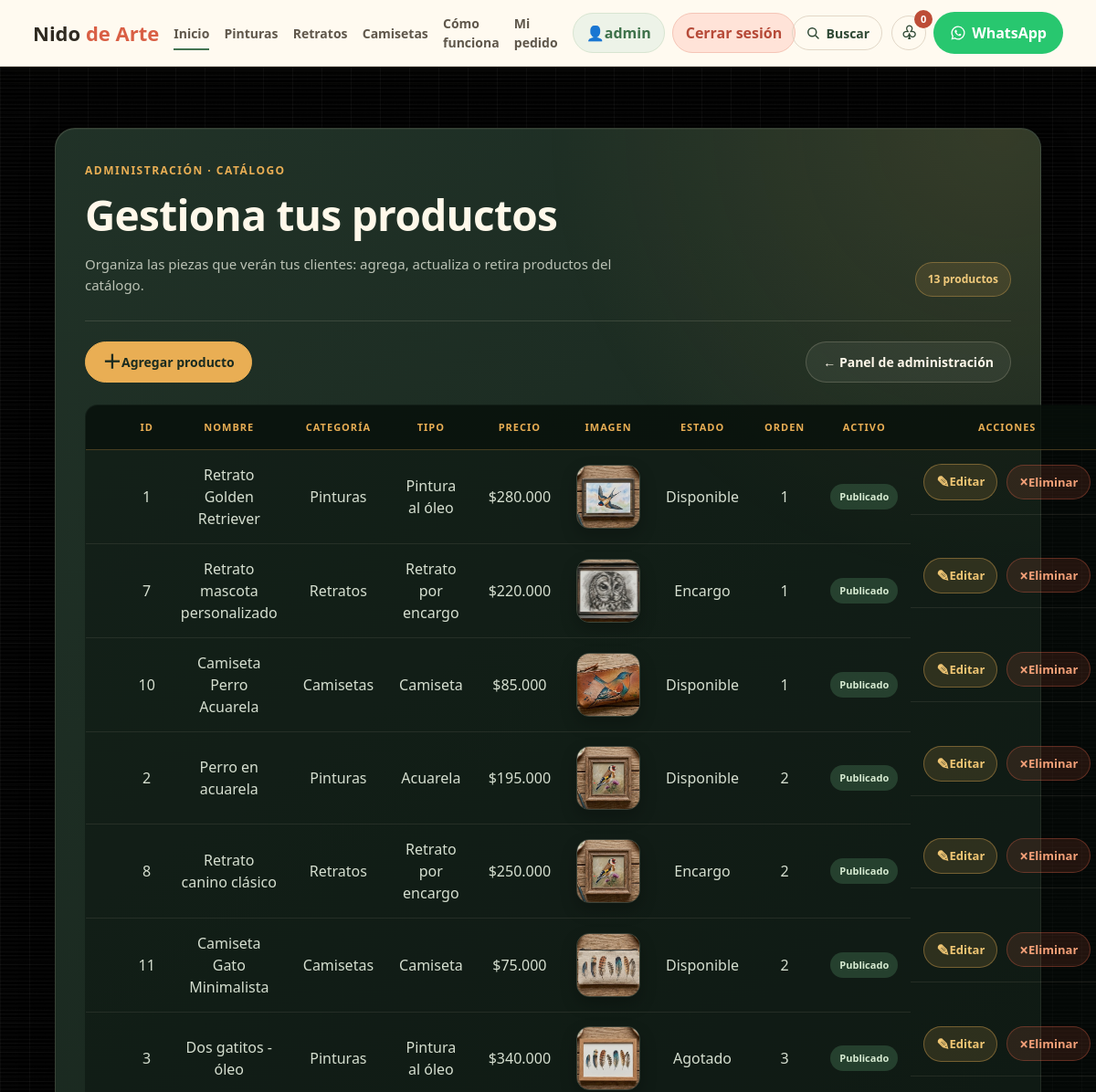
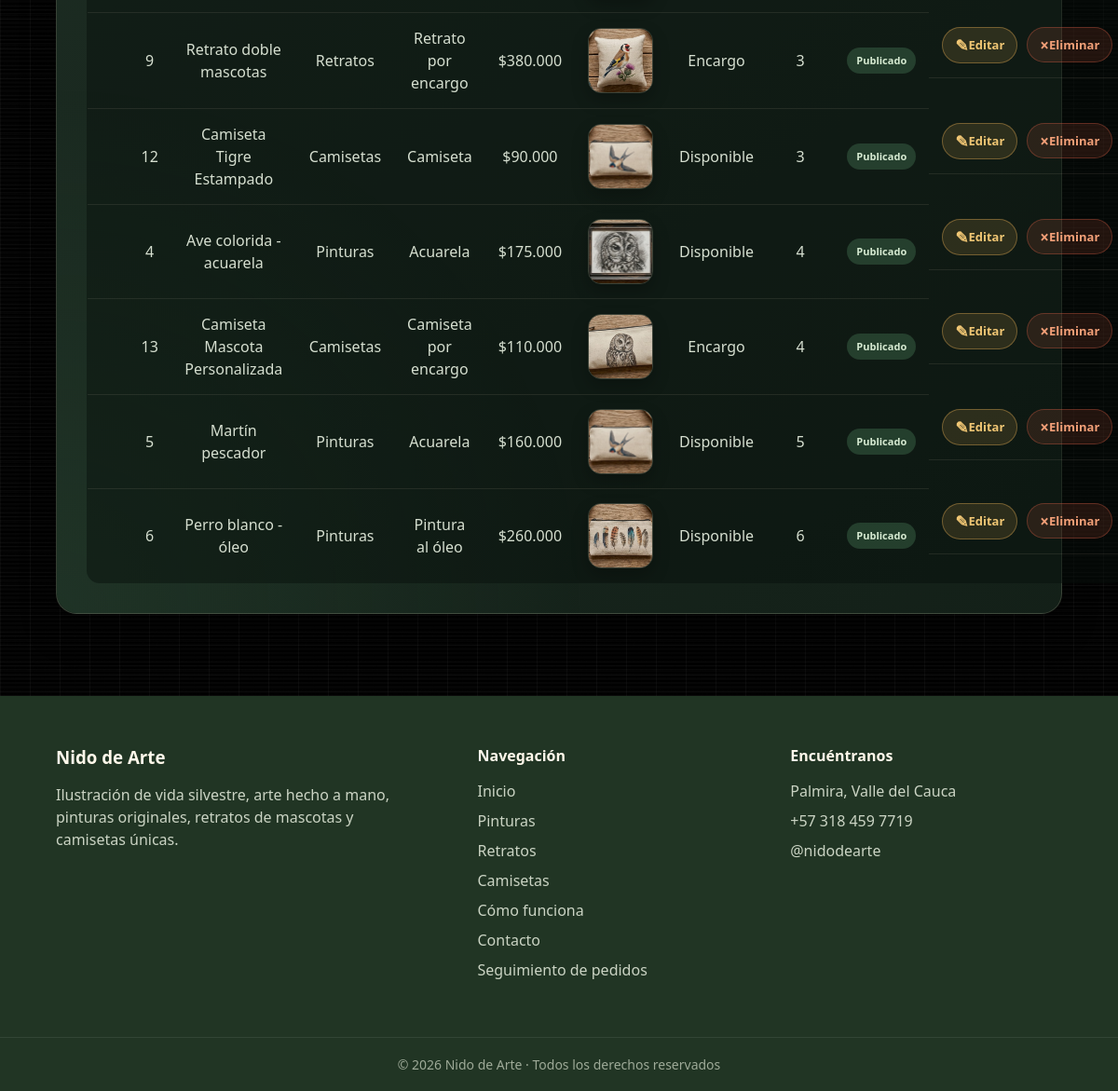
Screenshot of /admin/menu/index.php (signed in) with the database file from the repository (2 pictures, top to bottom).
### tables this page shows
CREATE TABLE IF NOT EXISTS productos (
  id INT AUTO_INCREMENT PRIMARY KEY,
  nombre VARCHAR(120) NOT NULL,
  categoria ENUM('pinturas','retratos','camisetas') NOT NULL,
  tipo VARCHAR(80) NOT NULL,
  descripcion TEXT NULL,
  precio DECIMAL(10,2) NOT NULL DEFAULT 0,
  imagen VARCHAR(255) NOT NULL,
  estado ENUM('disponible','encargo','agotado') NOT NULL DEFAULT 'disponible',
  destacado TINYINT(1) NOT NULL DEFAULT 0,
  activo TINYINT(1) NOT NULL DEFAULT 1,
  orden INT NOT NULL DEFAULT 0,
  fecha_creacion TIMESTAMP DEFAULT CURRENT_TIMESTAMP,
  UNIQUE KEY uq_producto_nombre (nombre)
);

### admin/menu/index.php (the view, shortened to what this page needs)
<?php
$db = conectarDB();
$query = "SELECT * FROM productos ORDER BY orden ASC, id ASC";
$resultado = mysqli_query($db, $query);
?>
<section class="container admin-productos-section">
    <main class="admin-productos-card">
        <div class="admin-productos-heading">
            <div>
                <span class="admin-productos-eyebrow">Administración · Catálogo</span>
                <h1 class="admin-productos-title">Gestiona tus productos</h1>
                <p>Organiza las piezas que verán tus clientes: agrega, actualiza o retira productos del catálogo.</p>
            </div>
            <span class="admin-productos-total"><?= mysqli_num_rows($resultado); ?> productos</span>
        </div>
        <div class="admin-productos-nav">
            <a href="<?= BASE_URL ?>admin/menu/crear.php" class="admin-productos-btn-create"><span aria-hidden="true">＋</span> Agregar producto</a>
            <a href="<?= BASE_URL ?>admin/index.php" class="admin-productos-btn-regresar">← Panel de administración</a>
        </div>
        <table id="tablaProductos" class="admin-productos-table display responsive nowrap" style="width:100%">
            <thead>
                <tr>
                    <th></th>
                    <th data-priority="5">ID</th>
                    <th data-priority="1">Nombre</th>
                    <th>Categoría</th>
                    <th>Tipo</th>
                    <th data-priority="3">Precio</th>
                    <th>Imagen</th>
                    <th data-priority="4">Estado</th>
                    <th>Orden</th>
                    <th>Activo</th>
                    <th data-priority="2">Acciones</th>
                </tr>
            </thead>
            <tbody>
                <?php while ($producto = mysqli_fetch_assoc($resultado)): ?>
                    <tr>
                        <td></td>
                        <td><?= $producto['id']; ?></td>
                        <td><?= htmlspecialchars($producto['nombre']); ?></td>
                        <td><?= htmlspecialchars(ucfirst($producto['categoria'])); ?></td>
                        <td><?= htmlspecialchars($producto['tipo']); ?></td>
                        <td>$<?= number_format((float) $producto['precio'], 0, ',', '.'); ?></td>
                        <td>
                            <img src="<?= htmlspecialchars(BASE_URL . $producto['imagen']); ?>" alt="<?= htmlspecialchars($producto['nombre']); ?>" class="admin-productos-img">
                        </td>
                        <td><?= htmlspecialchars(ucfirst($producto['estado'])); ?></td>
                        <td><?= $producto['orden']; ?></td>
                        <td class="admin-productos-status">
                            <span class="admin-productos-status-pill <?= $producto['activo'] ? 'is-active' : 'is-inactive'; ?>"><?= $producto['activo'] ? 'Publicado' : 'Oculto'; ?></span>
                        </td>
                        <td class="admin-productos-actions">
                            <a href="<?= BASE_URL ?>admin/menu/editar.php?id=<?= $producto['id']; ?>" class="admin-productos-btn-edit"><span aria-hidden="true">✎</span> Editar</a>
                            <button type="button" class="admin-productos-btn-delete" data-delete-product data-product-id="<?= $producto['id']; ?>" data-product-name="<?= htmlspecialchars($producto['nombre'], ENT_QUOTES); ?>"><span aria-hidden="true">×</span> Eliminar</button>
                        </td>
                    </tr>
                <?php endwhile; ?>
            </tbody>
        </table>
    </main>
</section>
<?php include '../../include/templates/footer.php'; ?>

### assets/css/base/global.css (style rules this page uses)
html, body { background-color:#050505; background-image: linear-gradient(rgba(255,255,255,.035) 1px, transparent 1px), linear-gradient(90deg, rgba(255,255,255,.035) 1px, transparent 1px), url('../../imagenes/137042075-grid-square-graph-line-full-page-on-black-paper-background-paper-grid-square-graph-line-texture-of.jpg'); background-size:32px 32px; background-attachment:fixed; }
body { color:#fff; line-height:1.5; }
body::before { content:""; position:fixed; inset:0; pointer-events:none; background:radial-gradient(circle at top, rgba(0,208,132,.05), transparent 35%); z-index:-1; }
a { color:inherit; text-decoration:none; transition:.35s; }
img { width:100%; display:block; transition:.5s; }
section { padding:110px 0; }
.container { width:90%; max-width:1200px; margin:auto; }

### assets/css/componentes/ui.css (style rules this page uses)
﻿.btn-nav, .admin-productos-btn-create, .admin-productos-btn-regresar, .botondeadmin3 a, .boton { display:inline-flex; align-items:center; justify-content:center; font-weight:800; transition:.35s; }

### rows the page displays
productos: id "1", nombre "Retrato Golden Retriever", categoria "Pinturas", tipo "Pintura al óleo", precio "280.000", imagen (picture), estado "Disponible", orden "1", activo "Publicado"
productos: id "7", nombre "Retrato mascota personalizado", categoria "Retratos", tipo "Retrato por encargo", precio "220.000", imagen (picture), estado "Encargo", orden "1", activo "Publicado"
productos: id "10", nombre "Camiseta Perro Acuarela", categoria "Camisetas", tipo "Camiseta", precio "85.000", imagen (picture), estado "Disponible", orden "1", activo "Publicado"
productos: id "2", nombre "Perro en acuarela", categoria "Pinturas", tipo "Acuarela", precio "195.000", imagen (picture), estado "Disponible", orden "2", activo "Publicado"
productos: id "8", nombre "Retrato canino clásico", categoria "Retratos", tipo "Retrato por encargo", precio "250.000", imagen (picture), estado "Encargo", orden "2", activo "Publicado"
productos: id "11", nombre "Camiseta Gato Minimalista", categoria "Camisetas", tipo "Camiseta", precio "75.000", imagen (picture), estado "Disponible", orden "2", activo "Publicado"
productos: id "3", nombre "Dos gatitos - óleo", categoria "Pinturas", tipo "Pintura al óleo", precio "340.000", imagen (picture), estado "Agotado", orden "3", activo "Publicado"
productos: id "9", nombre "Retrato doble mascotas", categoria "Retratos", tipo "Retrato por encargo", precio "380.000", imagen (picture), estado "Encargo", orden "3", activo "Publicado"
productos: id "12", nombre "Camiseta Tigre Estampado", categoria "Camisetas", tipo "Camiseta", precio "90.000", imagen (picture), estado "Disponible", orden "3", activo "Publicado"
productos: id "4", nombre "Ave colorida - acuarela", categoria "Pinturas", tipo "Acuarela", precio "175.000", imagen (picture), estado "Disponible", orden "4", activo "Publicado"
productos: id "13", nombre "Camiseta Mascota Personalizada", categoria "Camisetas", tipo "Camiseta por encargo", precio "110.000", imagen (picture), estado "Encargo", orden "4", activo "Publicado"
productos: id "5", nombre "Martín pescador", categoria "Pinturas", tipo "Acuarela", precio "160.000", imagen (picture), estado "Disponible", orden "5", activo "Publicado"
productos: id "6", nombre "Perro blanco - óleo", categoria "Pinturas", tipo "Pintura al óleo", precio "260.000", imagen (picture), estado "Disponible", orden "6", activo "Publicado"

### other values shown
$_SESSION['usuario'] "admin"
mysqli_num_rows($resultado) "13"
